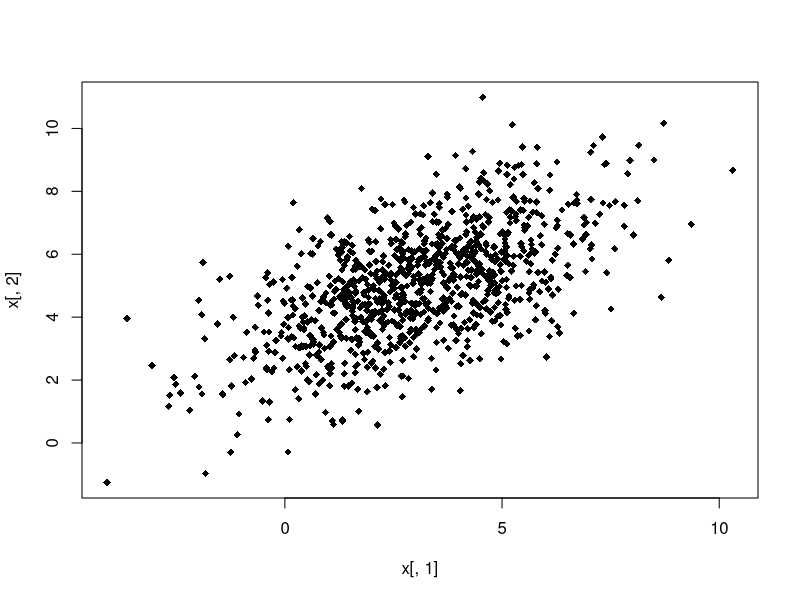
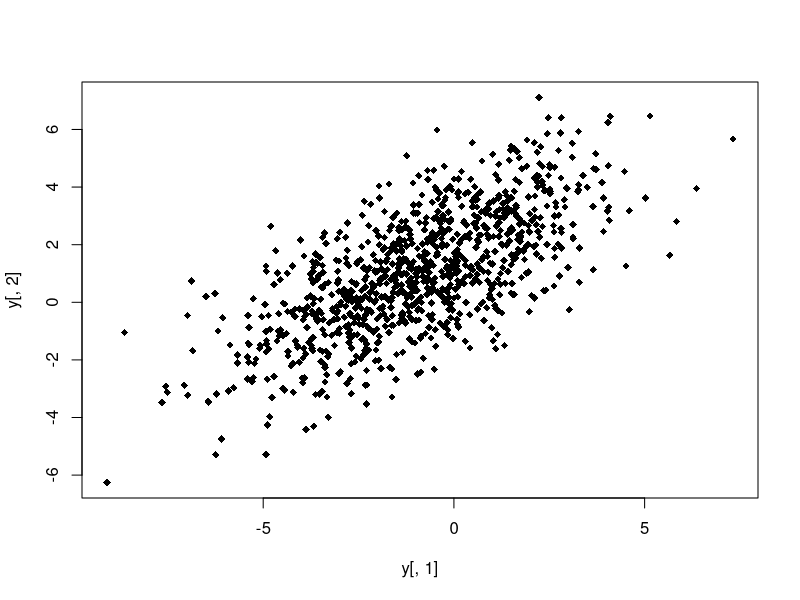
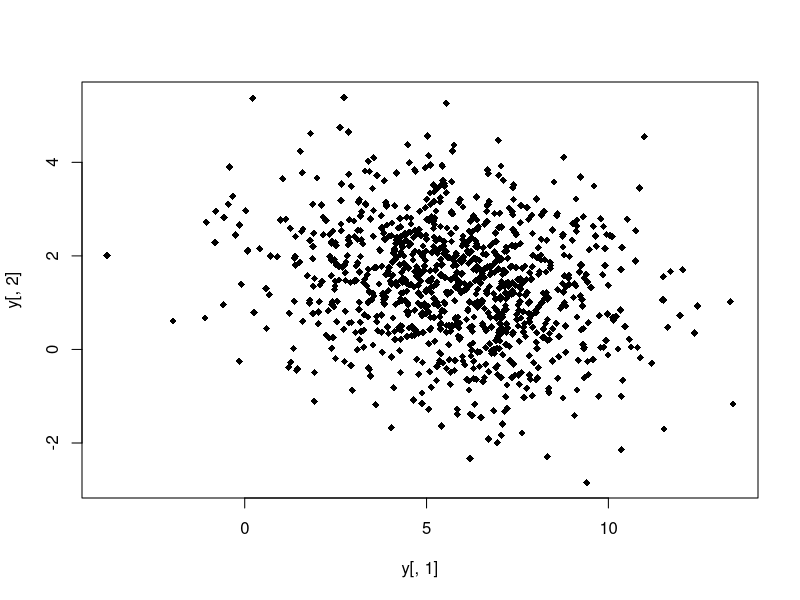
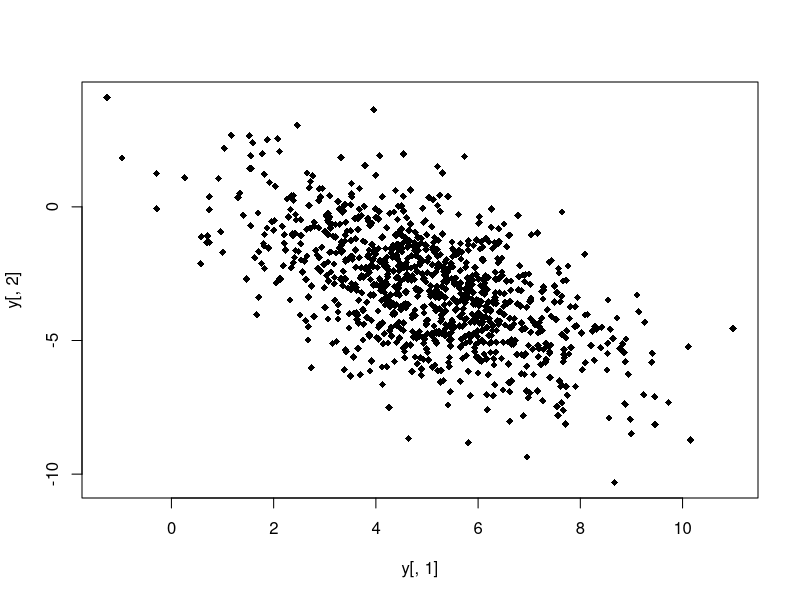
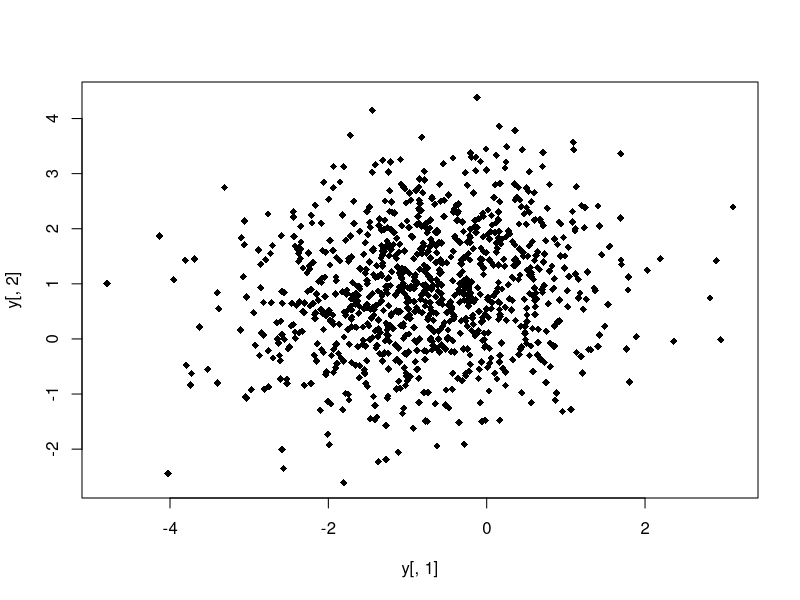

The R source for these figures, in order:
library(mvtnorm)
library(pracma)

mu <- c(3, 5)
sig <- matrix(c(4, 2, 2, 3), 2, 2, T)

x <- rmvnorm(1e3, mu, sig)
plot(x[,1], x[,2], pch = 18)

y <- x - mu
plot(y[,1], y[,2], pch = 18)

rotation <- function(ang)
{
  x <- matrix(c(cos(ang), -sin(ang), sin(ang), cos(ang)), 2, 2, T)
  return(x)
}

y <-  x %*% rotation(pi/4)
plot(y[,1], y[,2], pch = 18)

y <-  x %*% rotation(pi/2)
plot(y[,1], y[,2], pch = 18)

eig <- eigen(sig)
eigVec <- eig$vectors
eigVal <- eig$values

trans <- eigVec %*% sqrt(diag(1/eigVal)) %*% t(eigVec)
y <- (x - mu) %*% trans
plot(y[,1], y[,2], pch = 18)

library(lpSolve)
A <- matrix(c(0.3, 0.6, 1, 1, 0, 1, 1, 0, 0, 1), 5, 2, T)
b <- c(18000, 50000, 20000, 0, 0)
dir <- c("<=", "<=", "<=", ">=", ">=")
obj <- c(.3, .5)
ans <- lp("max", obj, A, dir, b)  
